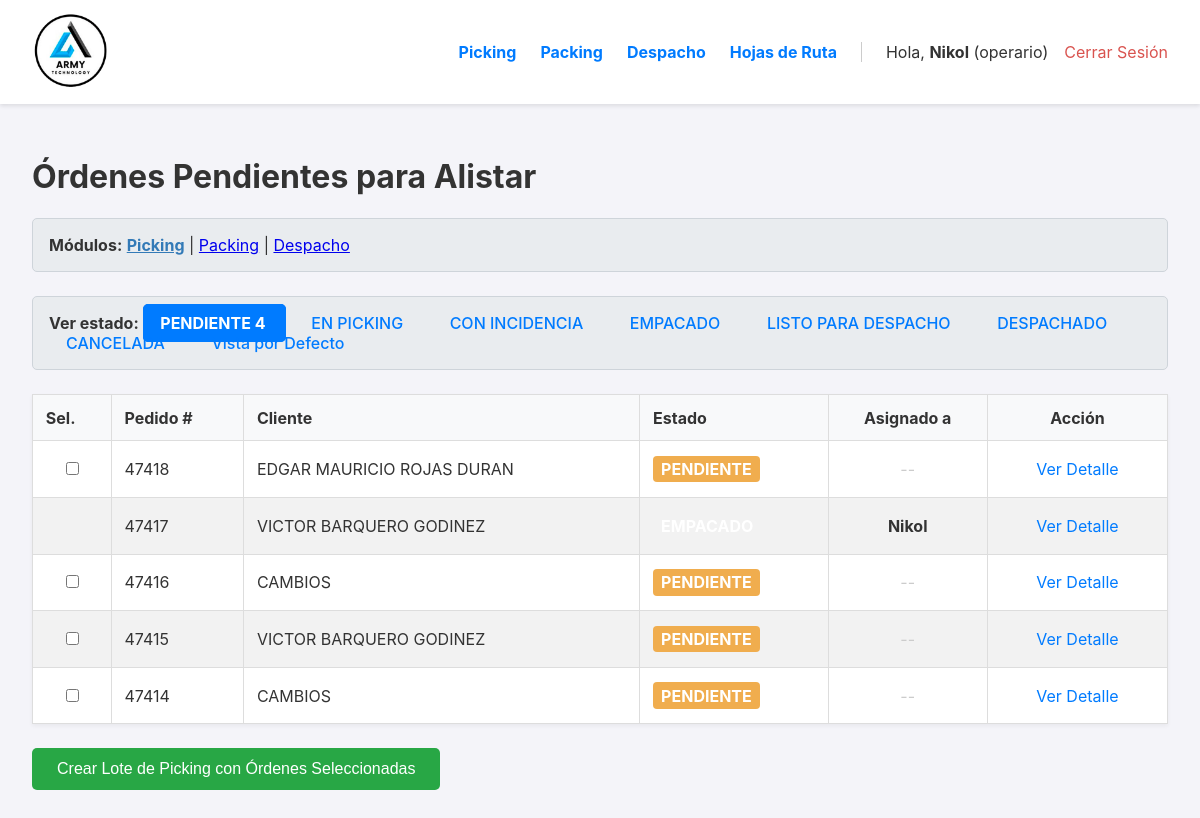
The app's page / (signed in) with its own data.
### app.py (models this page shows, shortened)
class User(UserMixin, db.Model):
    id = db.Column(db.Integer, primary_key=True)
    username = db.Column(db.String(80), unique=True, nullable=False)
    password_hash = db.Column(db.String(256), nullable=False)
    role = db.Column(db.String(20), nullable=False, default='operario')

class Orden(db.Model):
    id = db.Column(db.Integer, primary_key=True)
    numero_pedido = db.Column(db.String(50), unique=True, nullable=False)
    cliente_nombre = db.Column(db.String(200), nullable=False)
    cliente_direccion = db.Column(db.String(300), nullable=True)
    estado = db.Column(db.String(30), nullable=False, default='PENDIENTE')
    fecha_creacion = db.Column(db.DateTime, nullable=False, default=datetime.datetime.utcnow)
    lote_id = db.Column(db.Integer, db.ForeignKey('lote_picking.id'), nullable=True)
    items = db.relationship('ItemOrden', backref='orden', lazy=True, cascade="all, delete-orphan")
    fecha_inicio_picking = db.Column(db.DateTime, nullable=True)
    fecha_fin_picking = db.Column(db.DateTime, nullable=True)
    fecha_fin_packing = db.Column(db.DateTime, nullable=True)
    fecha_despacho = db.Column(db.DateTime, nullable=True)
    packer_id = db.Column(db.Integer, db.ForeignKey('user.id', ondelete='SET NULL'), nullable=True)
    packer = db.relationship('User', foreign_keys=[packer_id])
    devolucion_confirmada = db.Column(db.Boolean, default=False, nullable=False)
    bultos = db.relationship('Bulto', backref='orden', cascade="all, delete-orphan")
    hoja_de_ruta_id = db.Column(db.Integer, db.ForeignKey('hoja_de_ruta.id'), nullable=True)
    destino_id = db.Column(db.Integer, db.ForeignKey('destino.id'), nullable=True)
    destino = db.relationship('Destino', backref='ordenes')
    guia_encomienda = db.Column(db.String(100), nullable=True)

### app.py (the view)
@app.route('/')
@login_required
def dashboard():
    if current_user.role == 'conductor':
        return redirect(url_for('dashboard_conductor'))
    estados_posibles = ['PENDIENTE', 'EN_PICKING', 'CON_INCIDENCIA', 'EMPACADO', 'LISTO_PARA_DESPACHO', 'DESPACHADO', 'CANCELADA']
    estado_filtro = request.args.get('estado')
    ordenes_canceladas_para_devolver = []
    if current_user.role == 'admin':
        query_base = Orden.query
        if estado_filtro:
            query_base = query_base.filter(Orden.estado == estado_filtro)
        else:
            query_base = query_base.filter(Orden.estado.in_(['PENDIENTE', 'EN_PICKING']))
    else: # Si es 'operario'
        ordenes_canceladas_para_devolver = Orden.query.join(Orden.lote).filter(
            Orden.estado == 'CANCELADA',
            LotePicking.operario_id == current_user.id,
            Orden.devolucion_confirmada == False,
            Orden.items.any(ItemOrden.cantidad_recogida > 0)
        ).all()
        query_base = Orden.query # Reiniciamos la consulta base para el operario
        if estado_filtro:
            query_base = query_base.filter(Orden.estado == estado_filtro)
            if estado_filtro == 'EN_PICKING':
                 query_base = query_base.filter(Orden.lote.has(operario_id=current_user.id))
        else:
            query_base = query_base.filter(
                or_(
                    Orden.estado == 'PENDIENTE',
                    Orden.lote.has(operario_id=current_user.id, estado='ACTIVO')
                )
            )
    ordenes = query_base.order_by(Orden.fecha_creacion.desc()).all()
    operarios = User.query.filter_by(role='operario').order_by(User.username).all()
    return render_template('dashboard.html',
                           ordenes=ordenes,
                           operarios=operarios,
                           estados=estados_posibles,
                           filtro_actual=estado_filtro,
                           ordenes_a_devolver=ordenes_canceladas_para_devolver)

### app.py (called while the page is built)
@login_manager.user_loader
def load_user(user_id):
    return db.session.get(User, int(user_id))

### templates/dashboard.html (shortened to what this page needs)
{% extends "layout.html" %}
{% block content %}
    <h1>Órdenes Pendientes para Alistar</h1>
    <div class="navegacion-modulos">
        <strong>Módulos:</strong>
        <a href="{{ url_for('dashboard') }}" style="font-weight: bold; color: #337ab7;">Picking</a> |
        <a href="{{ url_for('dashboard_packing') }}">Packing</a> |
        <a href="{{ url_for('dashboard_despacho') }}">Despacho</a>
    </div>
    <div class="filtros-container">
        <strong>Ver estado:</strong>
        <a href="{{ url_for('dashboard', estado='PENDIENTE') }}" class="{{ 'activo' if (filtro_actual == 'PENDIENTE' or not filtro_actual and current_user.role != 'admin') else '' }}">
           PENDIENTE <span id="pendientes-badge" style="display: none;">0</span>
        </a>
        {% for estado in estados if estado != 'PENDIENTE' %}
            <a href="{{ url_for('dashboard', estado=estado) }}" class="{{ 'activo' if filtro_actual == estado else '' }}">{{ estado.replace('_', ' ') }}</a>
        {% endfor %}
        <a href="{{ url_for('dashboard') }}" class="{{ 'activo' if not filtro_actual and current_user.role == 'admin' else '' }}">Vista por Defecto</a>
    </div>
    <form action="{{ url_for('crear_lote') }}" method="POST">
        <table>
            <thead>
                <tr>
                    <th>Sel.</th>
                    <th>Pedido #</th>
                    <th>Cliente</th>
                    <th>Estado</th>
                    <th style="text-align: center;">Asignado a</th>
                    <th style="text-align: center;">Acción</th>
                </tr>
            </thead>
            <tbody>
                {% for orden in ordenes %}
                    <tr class="{{ 'orden-cancelada' if orden.estado == 'CANCELADA' else '' }}">
                        <td data-label="Seleccionar" style="text-align: center;">
                            {% if orden.estado == 'PENDIENTE' %}
                                <input type="checkbox" name="orden_id" value="{{ orden.id }}">
                            {% endif %}
                        </td>
                        <td data-label="Pedido #">{{ orden.numero_pedido }}</td>
                        <td data-label="Cliente">{{ orden.cliente_nombre }}</td>
                        <td data-label="Estado">
                            <span class="estado estado-{{ orden.estado }}">{{ orden.estado.replace('_', ' ') }}</span>
                        </td>
                        <td data-label="Asignado a" style="text-align: center;">
                            {% if orden.lote and orden.lote.operario %}
                                <strong>{{ orden.lote.operario.username }}</strong>
                            {% else %}
                                <span style="color: #ccc;">--</span>
                            {% endif %}
                        </td>
                        <td data-label="Acción" style="text-align: center;">
                            {% if orden.estado == 'EN_PICKING' and orden.lote and (current_user.role == 'admin' or (orden.lote.operario and current_user.id == orden.lote.operario_id)) %}
                                <a href="{{ url_for('detalle_lote', lote_id=orden.lote_id) }}" class="action-link action-link-picking">Continuar Picking</a>
                            {% else %}
                                <a href="{{ url_for('detalle_orden', orden_id=orden.id) }}" class="action-link">Ver Detalle</a>
                            {% endif %}
                        </td>
                    </tr>
                {% else %}
                    <tr>
                        <td colspan="6" style="text-align: center; padding: 2em;">
                            No hay órdenes que coincidan con el filtro actual.
                        </td>
                    </tr>
                {% endfor %}
            </tbody>
        </table>
        {% if ordenes | selectattr('estado', 'equalto', 'PENDIENTE') | list %}
            <button type="submit" class="submit-btn">Crear Lote de Picking con Órdenes Seleccionadas</button>
        {% endif %}
    </form>
{% endblock %}

### templates/layout.html (shortened to what this page needs)
<!DOCTYPE html>
<html lang="es">
<head>
</head>
<body>
    <header>
        <div class="logo">
            <a href="{{ url_for('dashboard') }}">
                <img src="{{ url_for('static', filename='img/logo.png') }}" alt="Logo de la Empresa">
            </a>
        </div>
        <nav class="nav">
             {% if current_user.is_authenticated %}
                {% if current_user.role == 'operario' %}
                    <div class="nav-admin-links">
                        <a href="{{ url_for('dashboard') }}">Picking</a>
                        <a href="{{ url_for('dashboard_packing') }}">Packing</a>
                        <a href="{{ url_for('dashboard_despacho') }}">Despacho</a>
                        <a href="{{ url_for('gestionar_rutas') }}">Hojas de Ruta</a>
                    </div>
                {% endif %}
                <div class="user-info">
                    <span>Hola, <strong>{{ current_user.username }}</strong> ({{ current_user.role }})</span>
                    <a href="{{ url_for('logout') }}" style="color: #d9534f;">Cerrar Sesión</a>
                </div>
             {% endif %}
        </nav>
    </header>
    <main>
        {% block content %}{% endblock %}
    </main>
</body>
</html>

### templates/layout.html (style rules this page uses)
body { font-family: -apple-system, BlinkMacSystemFont, "Segoe UI", Roboto, "Helvetica Neue", Arial, sans-serif; margin: 0; background-color: #f4f4f9; color: #333; }
header { background-color: #fff; padding: 10px 2em; display: flex; justify-content: space-between; align-items: center; box-shadow: 0 2px 4px rgba(0,0,0,0.1); position: sticky; top: 0; z-index: 100; }
.logo img { height: 80px; }
.nav { display: flex; align-items: center; gap: 1em; }
.nav-admin-links { display: flex; align-items: center; gap: 1.5em; font-weight: bold; border-right: 1px solid #ccc; padding-right: 1.5em; margin-right: 0.5em; }
.nav-admin-links a, .user-info a { text-decoration: none; color: #007bff; }
.user-info { display: flex; align-items: center; gap: 1em; }
main { padding: 2em; }
* { box-sizing: border-box; }
main { padding: 1em; }
@media (min-width: 768px) { main { padding: 2em; } }

### templates/dashboard.html (style rules this page uses)
.estado { font-weight: bold; padding: 0.2em 0.5em; border-radius: 4px; color: white; display: inline-block; text-transform: capitalize; }
.estado-PENDIENTE { background-color: #f0ad4e; }
table { width: 100%; border-collapse: collapse; margin-top: 1em; background-color: white; box-shadow: 0 2px 4px rgba(0,0,0,0.05); }
th, td { border: 1px solid #ddd; padding: 0.8em; text-align: left; vertical-align: middle; }
th { background-color: #f8f9fa; }
tr:nth-child(even) { background-color: #f2f2f2; }
.action-link { color: #007bff; text-decoration: none; padding: 5px 10px; border-radius: 4px; display: inline-block; text-align: center; }
.submit-btn { margin-top: 1.5em; padding: 12px 25px; font-size: 16px; background-color: #28a745; color: white; border: none; border-radius: 5px; cursor: pointer; transition: background-color 0.2s; }
.navegacion-modulos, .filtros-container { margin-bottom: 1.5em; padding: 1em; background-color: #e9ecef; border-radius: 5px; border: 1px solid #ced4da; }
.filtros-container a { text-decoration: none; color: #007bff; padding: 0.5rem 1rem; border-radius: 5px; margin-right: 0.5rem; border: 1px solid transparent; font-weight: 500; }
.filtros-container a.activo { background-color: #007bff; color: white; font-weight: bold; border-color: #007bff; }

### records on screen
User: username "Nikol", role "operario"
Orden: numero_pedido "47418", cliente_nombre "EDGAR MAURICIO ROJAS DURAN", estado.replace "PENDIENTE"
Orden: numero_pedido "47417", cliente_nombre "VICTOR BARQUERO GODINEZ", lote.operario.username "Nikol"
Orden: numero_pedido "47416", cliente_nombre "CAMBIOS", estado.replace "PENDIENTE"
Orden: numero_pedido "47415", cliente_nombre "VICTOR BARQUERO GODINEZ", estado.replace "PENDIENTE"
Orden: numero_pedido "47414", cliente_nombre "CAMBIOS", estado.replace "PENDIENTE"

### other values on screen
{{ estado.replace('_', ' ') }} "EN PICKING" "CON INCIDENCIA" "EMPACADO" "LISTO PARA DESPACHO" "DESPACHADO" "CANCELADA"
